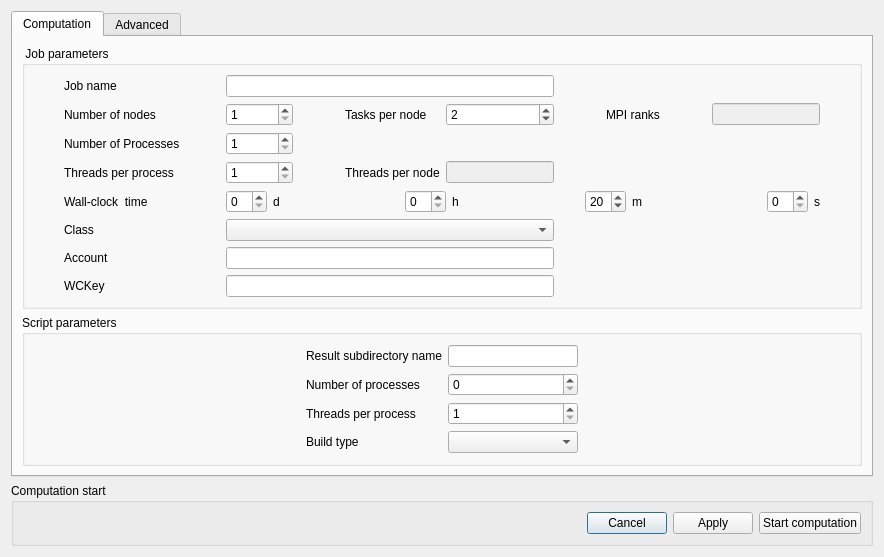
<?xml version="1.0" encoding="UTF-8"?>
<ui version="4.0">
 <class>BatchRunningDialogForm</class>
 <widget class="QDialog" name="BatchRunningDialogForm">
  <property name="geometry">
   <rect>
    <x>0</x>
    <y>0</y>
    <width>756</width>
    <height>0</height>
   </rect>
  </property>
  <property name="sizePolicy">
   <sizepolicy hsizetype="Preferred" vsizetype="Minimum">
    <horstretch>0</horstretch>
    <verstretch>0</verstretch>
   </sizepolicy>
  </property>
  <property name="minimumSize">
   <size>
    <width>0</width>
    <height>0</height>
   </size>
  </property>
  <property name="windowTitle">
   <string>Dialog</string>
  </property>
  <layout class="QVBoxLayout" name="verticalLayout_3">
   <item>
    <widget class="QTabWidget" name="tabWidget">
     <property name="sizePolicy">
      <sizepolicy hsizetype="Expanding" vsizetype="Minimum">
       <horstretch>0</horstretch>
       <verstretch>0</verstretch>
      </sizepolicy>
     </property>
     <property name="currentIndex">
      <number>0</number>
     </property>
     <widget class="QWidget" name="tab_7">
      <attribute name="title">
       <string>Computation</string>
      </attribute>
      <layout class="QVBoxLayout" name="verticalLayout">
       <item>
        <widget class="QGroupBox" name="groupBoxJob">
         <property name="toolTip">
          <string>&lt;html&gt;&lt;head/&gt;&lt;body&gt;&lt;p&gt;&lt;span style=&quot; font-size:9pt;&quot;&gt;Fill this section for a parallel computation on a cluster.&lt;/span&gt;&lt;/p&gt;&lt;/body&gt;&lt;/html&gt;</string>
         </property>
         <property name="title">
          <string> Job parameters</string>
         </property>
         <layout class="QHBoxLayout" name="_2">
          <item>
           <spacer name="horizontalSpacer_2">
            <property name="orientation">
             <enum>Qt::Horizontal</enum>
            </property>
            <property name="sizeHint" stdset="0">
             <size>
              <width>30</width>
              <height>20</height>
             </size>
            </property>
           </spacer>
          </item>
          <item>
           <layout class="QGridLayout" name="jobManagementLayout">
            <item row="0" column="0">
             <widget class="QLabel" name="labelJobName">
              <property name="toolTip">
               <string>&lt;html&gt;&lt;head/&gt;&lt;body&gt;&lt;p&gt;&lt;span style=&quot; font-size:9pt;&quot;&gt;Specify the job name.&lt;/span&gt;&lt;/p&gt;&lt;/body&gt;&lt;/html&gt;</string>
              </property>
              <property name="text">
               <string>Job name</string>
              </property>
             </widget>
            </item>
            <item row="3" column="12">
             <widget class="QLineEdit" name="lineEditTotMPI">
              <property name="enabled">
               <bool>false</bool>
              </property>
              <property name="minimumSize">
               <size>
                <width>40</width>
                <height>0</height>
               </size>
              </property>
             </widget>
            </item>
            <item row="4" column="0">
             <widget class="QLabel" name="labelProcs">
              <property name="toolTip">
               <string>&lt;html&gt;&lt;head/&gt;&lt;body&gt;&lt;p&gt;&lt;span style=&quot; font-size:9pt;&quot;&gt;Specify the number of MPI processes.&lt;/span&gt;&lt;/p&gt;&lt;/body&gt;&lt;/html&gt;</string>
              </property>
              <property name="text">
               <string>Number of Processes</string>
              </property>
             </widget>
            </item>
            <item row="4" column="5">
             <widget class="QSpinBox" name="spinBoxProcs">
              <property name="toolTip">
               <string>&lt;html&gt;&lt;head/&gt;&lt;body&gt;&lt;p&gt;&lt;span style=&quot; font-size:9pt;&quot;&gt;Specify the number of MPI processes.&lt;/span&gt;&lt;/p&gt;&lt;/body&gt;&lt;/html&gt;</string>
              </property>
              <property name="minimum">
               <number>1</number>
              </property>
              <property name="maximum">
               <number>524288</number>
              </property>
             </widget>
            </item>
            <item row="5" column="0">
             <widget class="QLabel" name="labelThreads">
              <property name="toolTip">
               <string>&lt;html&gt;&lt;head/&gt;&lt;body&gt;&lt;p&gt;&lt;span style=&quot; font-size:9pt;&quot;&gt;Specify the number of OpenMP threads per MPI task.&lt;/span&gt;&lt;/p&gt;&lt;/body&gt;&lt;/html&gt;</string>
              </property>
              <property name="text">
               <string>Threads per process</string>
              </property>
             </widget>
            </item>
            <item row="3" column="0">
             <widget class="QLabel" name="labelNodes">
              <property name="toolTip">
               <string>&lt;html&gt;&lt;head/&gt;&lt;body&gt;&lt;p&gt;&lt;span style=&quot; font-size:9pt;&quot;&gt;Specifiy the number of nodes the number of tasks per node. It depends on the cluster's architecture.&lt;/span&gt;&lt;/p&gt;&lt;/body&gt;&lt;/html&gt;</string>
              </property>
              <property name="text">
               <string>Number of nodes</string>
              </property>
             </widget>
            </item>
            <item row="6" column="0">
             <widget class="QLabel" name="labelWTime">
              <property name="toolTip">
               <string>&lt;html&gt;&lt;head/&gt;&lt;body&gt;&lt;p&gt;&lt;span style=&quot; font-size:9pt;&quot;&gt;Specify the wall-clock time, which is the maximal execution time of the job.&lt;/span&gt;&lt;/p&gt;&lt;/body&gt;&lt;/html&gt;</string>
              </property>
              <property name="text">
               <string>Wall-clock  time</string>
              </property>
             </widget>
            </item>
            <item row="0" column="1">
             <spacer name="horizontalSpacer_5">
              <property name="orientation">
               <enum>Qt::Horizontal</enum>
              </property>
              <property name="sizeHint" stdset="0">
               <size>
                <width>40</width>
                <height>13</height>
               </size>
              </property>
             </spacer>
            </item>
            <item row="6" column="5" colspan="8">
             <layout class="QHBoxLayout" name="horizontalLayoutWallclock">
              <item>
               <widget class="QSpinBox" name="spinBoxDays">
                <property name="toolTip">
                 <string>&lt;html&gt;&lt;head/&gt;&lt;body&gt;&lt;p&gt;&lt;span style=&quot; font-size:9pt;&quot;&gt;Specify the wall-clock time, which is the maximal execution time of the job.&lt;/span&gt;&lt;/p&gt;&lt;/body&gt;&lt;/html&gt;</string>
                </property>
                <property name="maximum">
                 <number>60</number>
                </property>
               </widget>
              </item>
              <item>
               <widget class="QLabel" name="labelDays">
                <property name="toolTip">
                 <string>&lt;html&gt;&lt;head/&gt;&lt;body&gt;&lt;p&gt;&lt;span style=&quot; font-size:9pt;&quot;&gt;Specify the wall-clock time, which is the maximal execution time of the job.&lt;/span&gt;&lt;/p&gt;&lt;/body&gt;&lt;/html&gt;</string>
                </property>
                <property name="text">
                 <string>d</string>
                </property>
               </widget>
              </item>
              <item>
               <spacer name="horizontalSpacer_4">
                <property name="orientation">
                 <enum>Qt::Horizontal</enum>
                </property>
                <property name="sizeHint" stdset="0">
                 <size>
                  <width>20</width>
                  <height>0</height>
                 </size>
                </property>
               </spacer>
              </item>
              <item>
               <widget class="QSpinBox" name="spinBoxHours">
                <property name="toolTip">
                 <string>&lt;html&gt;&lt;head/&gt;&lt;body&gt;&lt;p&gt;&lt;span style=&quot; font-size:9pt;&quot;&gt;Specify the wall-clock time, which is the maximal execution time of the job.&lt;/span&gt;&lt;/p&gt;&lt;/body&gt;&lt;/html&gt;</string>
                </property>
                <property name="maximum">
                 <number>23</number>
                </property>
               </widget>
              </item>
              <item>
               <widget class="QLabel" name="labelHours">
                <property name="toolTip">
                 <string>&lt;html&gt;&lt;head/&gt;&lt;body&gt;&lt;p&gt;&lt;span style=&quot; font-size:9pt;&quot;&gt;Specify the wall-clock time, which is the maximal execution time of the job.&lt;/span&gt;&lt;/p&gt;&lt;/body&gt;&lt;/html&gt;</string>
                </property>
                <property name="text">
                 <string>h</string>
                </property>
               </widget>
              </item>
              <item>
               <spacer>
                <property name="orientation">
                 <enum>Qt::Horizontal</enum>
                </property>
                <property name="sizeHint" stdset="0">
                 <size>
                  <width>20</width>
                  <height>0</height>
                 </size>
                </property>
               </spacer>
              </item>
              <item>
               <widget class="QSpinBox" name="spinBoxMinutes">
                <property name="toolTip">
                 <string>&lt;html&gt;&lt;head/&gt;&lt;body&gt;&lt;p&gt;&lt;span style=&quot; font-size:9pt;&quot;&gt;Specify the wall-clock time, which is the maximal execution time of the job.&lt;/span&gt;&lt;/p&gt;&lt;/body&gt;&lt;/html&gt;</string>
                </property>
                <property name="maximum">
                 <number>59</number>
                </property>
                <property name="value">
                 <number>20</number>
                </property>
               </widget>
              </item>
              <item>
               <widget class="QLabel" name="labelMinutes">
                <property name="toolTip">
                 <string>&lt;html&gt;&lt;head/&gt;&lt;body&gt;&lt;p&gt;&lt;span style=&quot; font-size:9pt;&quot;&gt;Specify the wall-clock time, which is the maximal execution time of the job.&lt;/span&gt;&lt;/p&gt;&lt;/body&gt;&lt;/html&gt;</string>
                </property>
                <property name="text">
                 <string>m</string>
                </property>
               </widget>
              </item>
              <item>
               <spacer>
                <property name="orientation">
                 <enum>Qt::Horizontal</enum>
                </property>
                <property name="sizeHint" stdset="0">
                 <size>
                  <width>20</width>
                  <height>0</height>
                 </size>
                </property>
               </spacer>
              </item>
              <item>
               <widget class="QSpinBox" name="spinBoxSeconds">
                <property name="toolTip">
                 <string>&lt;html&gt;&lt;head/&gt;&lt;body&gt;&lt;p&gt;&lt;span style=&quot; font-size:9pt;&quot;&gt;Specify the wall-clock time, which is the maximal execution time of the job.&lt;/span&gt;&lt;/p&gt;&lt;/body&gt;&lt;/html&gt;</string>
                </property>
                <property name="maximum">
                 <number>59</number>
                </property>
               </widget>
              </item>
              <item>
               <widget class="QLabel" name="labelSeconds">
                <property name="toolTip">
                 <string>&lt;html&gt;&lt;head/&gt;&lt;body&gt;&lt;p&gt;&lt;span style=&quot; font-size:9pt;&quot;&gt;Specify the wall-clock time, which is the maximal execution time of the job.&lt;/span&gt;&lt;/p&gt;&lt;/body&gt;&lt;/html&gt;</string>
                </property>
                <property name="text">
                 <string>s</string>
                </property>
               </widget>
              </item>
             </layout>
            </item>
            <item row="3" column="6">
             <spacer name="horizontalSpacer_10">
              <property name="orientation">
               <enum>Qt::Horizontal</enum>
              </property>
              <property name="sizeHint" stdset="0">
               <size>
                <width>40</width>
                <height>0</height>
               </size>
              </property>
             </spacer>
            </item>
            <item row="3" column="7">
             <widget class="QLabel" name="labelPpn">
              <property name="toolTip">
               <string>&lt;html&gt;&lt;head/&gt;&lt;body&gt;&lt;p&gt;&lt;span style=&quot; font-size:9pt;&quot;&gt;Number of MPI processes per node.&lt;/span&gt;&lt;/p&gt;&lt;/body&gt;&lt;/html&gt;</string>
              </property>
              <property name="text">
               <string>Tasks per node</string>
              </property>
             </widget>
            </item>
            <item row="3" column="5">
             <widget class="QSpinBox" name="spinBoxNodes">
              <property name="toolTip">
               <string>&lt;html&gt;&lt;head/&gt;&lt;body&gt;&lt;p&gt;&lt;span style=&quot; font-size:9pt;&quot;&gt;Specifiy the number of nodes the number of tasks per node. It depends on the cluster's architecture.&lt;/span&gt;&lt;/p&gt;&lt;/body&gt;&lt;/html&gt;</string>
              </property>
              <property name="minimum">
               <number>1</number>
              </property>
              <property name="maximum">
               <number>65536</number>
              </property>
             </widget>
            </item>
            <item row="5" column="5">
             <widget class="QSpinBox" name="spinBoxThreads">
              <property name="toolTip">
               <string>&lt;html&gt;&lt;head/&gt;&lt;body&gt;&lt;p&gt;&lt;span style=&quot; font-size:9pt;&quot;&gt;Specify the number of OpenMP threads per MPI task.&lt;/span&gt;&lt;/p&gt;&lt;/body&gt;&lt;/html&gt;</string>
              </property>
              <property name="minimum">
               <number>1</number>
              </property>
              <property name="maximum">
               <number>128</number>
              </property>
             </widget>
            </item>
            <item row="3" column="9">
             <spacer name="horizontalSpacer_12">
              <property name="orientation">
               <enum>Qt::Horizontal</enum>
              </property>
              <property name="sizeHint" stdset="0">
               <size>
                <width>40</width>
                <height>20</height>
               </size>
              </property>
             </spacer>
            </item>
            <item row="3" column="10">
             <widget class="QLabel" name="labelTotMPI">
              <property name="text">
               <string>MPI ranks</string>
              </property>
             </widget>
            </item>
            <item row="0" column="5" colspan="4">
             <widget class="QLineEdit" name="lineEditJobName">
              <property name="minimumSize">
               <size>
                <width>300</width>
                <height>0</height>
               </size>
              </property>
              <property name="toolTip">
               <string>&lt;html&gt;&lt;head/&gt;&lt;body&gt;&lt;p&gt;&lt;span style=&quot; font-size:9pt;&quot;&gt;Specify the job name.&lt;/span&gt;&lt;/p&gt;&lt;/body&gt;&lt;/html&gt;</string>
              </property>
             </widget>
            </item>
            <item row="3" column="8">
             <widget class="QSpinBox" name="spinBoxPpn">
              <property name="toolTip">
               <string>&lt;html&gt;&lt;head/&gt;&lt;body&gt;&lt;p&gt;&lt;span style=&quot; font-size:9pt;&quot;&gt;Number of MPI processes per node.&lt;/span&gt;&lt;/p&gt;&lt;/body&gt;&lt;/html&gt;</string>
              </property>
              <property name="minimum">
               <number>1</number>
              </property>
              <property name="maximum">
               <number>128</number>
              </property>
              <property name="value">
               <number>2</number>
              </property>
             </widget>
            </item>
            <item row="3" column="11">
             <spacer name="horizontalSpacer_11">
              <property name="orientation">
               <enum>Qt::Horizontal</enum>
              </property>
              <property name="sizeHint" stdset="0">
               <size>
                <width>40</width>
                <height>0</height>
               </size>
              </property>
             </spacer>
            </item>
            <item row="7" column="0">
             <widget class="QLabel" name="labelClass">
              <property name="text">
               <string>Class</string>
              </property>
             </widget>
            </item>
            <item row="8" column="0">
             <widget class="QLabel" name="labelJobAccount">
              <property name="toolTip">
               <string>&lt;html&gt;&lt;head/&gt;&lt;body&gt;&lt;p&gt;&lt;span style=&quot; font-size:9pt;&quot;&gt;Specify the job account allocation.&lt;/span&gt;&lt;/p&gt;&lt;/body&gt;&lt;/html&gt;</string>
              </property>
              <property name="text">
               <string>Account</string>
              </property>
             </widget>
            </item>
            <item row="9" column="0">
             <widget class="QLabel" name="labelJobWCKey">
              <property name="toolTip">
               <string>&lt;html&gt;&lt;head/&gt;&lt;body&gt;&lt;p&gt;&lt;span style=&quot; font-size:9pt;&quot;&gt;Specify the WCKey of the job.&lt;/span&gt;&lt;/p&gt;&lt;/body&gt;&lt;/html&gt;</string>
              </property>
              <property name="text">
               <string>WCKey</string>
              </property>
             </widget>
            </item>
            <item row="8" column="5" colspan="4">
             <widget class="QLineEdit" name="lineEditJobAccount">
              <property name="minimumSize">
               <size>
                <width>300</width>
                <height>0</height>
               </size>
              </property>
              <property name="toolTip">
               <string>&lt;html&gt;&lt;head/&gt;&lt;body&gt;&lt;p&gt;&lt;span style=&quot; font-size:9pt;&quot;&gt;Specify the job account allocation.&lt;/span&gt;&lt;/p&gt;&lt;/body&gt;&lt;/html&gt;</string>
              </property>
             </widget>
            </item>
            <item row="9" column="5" colspan="4">
             <widget class="QLineEdit" name="lineEditJobWCKey">
              <property name="minimumSize">
               <size>
                <width>300</width>
                <height>0</height>
               </size>
              </property>
              <property name="toolTip">
               <string>&lt;html&gt;&lt;head/&gt;&lt;body&gt;&lt;p&gt;&lt;span style=&quot; font-size:9pt;&quot;&gt;Specify the WCKey of the job.&lt;/span&gt;&lt;/p&gt;&lt;/body&gt;&lt;/html&gt;</string>
              </property>
             </widget>
            </item>
            <item row="7" column="5" colspan="4">
             <widget class="QComboBox" name="comboBoxClass">
              <property name="minimumSize">
               <size>
                <width>300</width>
                <height>0</height>
               </size>
              </property>
              <property name="sizeAdjustPolicy">
               <enum>QComboBox::AdjustToContents</enum>
              </property>
              <property name="minimumContentsLength">
               <number>0</number>
              </property>
             </widget>
            </item>
            <item row="5" column="7">
             <widget class="QLabel" name="labelThreadsPerNode">
              <property name="text">
               <string>Threads per node</string>
              </property>
             </widget>
            </item>
            <item row="5" column="8">
             <widget class="QLineEdit" name="lineEditThreadsPerNode">
              <property name="enabled">
               <bool>false</bool>
              </property>
              <property name="sizePolicy">
               <sizepolicy hsizetype="Expanding" vsizetype="Fixed">
                <horstretch>0</horstretch>
                <verstretch>0</verstretch>
               </sizepolicy>
              </property>
              <property name="minimumSize">
               <size>
                <width>0</width>
                <height>0</height>
               </size>
              </property>
              <property name="baseSize">
               <size>
                <width>0</width>
                <height>0</height>
               </size>
              </property>
             </widget>
            </item>
           </layout>
          </item>
          <item>
           <spacer name="horizontalSpacer_3">
            <property name="orientation">
             <enum>Qt::Horizontal</enum>
            </property>
            <property name="sizeHint" stdset="0">
             <size>
              <width>30</width>
              <height>20</height>
             </size>
            </property>
           </spacer>
          </item>
         </layout>
         <zorder>horizontalSpacer_2</zorder>
         <zorder></zorder>
        </widget>
       </item>
       <item>
        <widget class="QGroupBox" name="groupBoxScript">
         <property name="toolTip">
          <string>&lt;html&gt;&lt;head/&gt;&lt;body&gt;&lt;p&gt;&lt;span style=&quot; font-size:9pt;&quot;&gt;Complete the computation script parameters.&lt;/span&gt;&lt;/p&gt;&lt;/body&gt;&lt;/html&gt;</string>
         </property>
         <property name="statusTip">
          <string/>
         </property>
         <property name="title">
          <string>Script parameters</string>
         </property>
         <layout class="QGridLayout" name="gridLayout_2">
          <item row="0" column="1">
           <layout class="QHBoxLayout" name="horizontalLayout_3">
            <item>
             <layout class="QGridLayout" name="gridLayout">
              <item row="0" column="1">
               <widget class="QLineEdit" name="lineEditRunId">
                <property name="toolTip">
                 <string>&lt;html&gt;&lt;head/&gt;&lt;body&gt;&lt;p&gt;&lt;span style=&quot; font-size:9pt;&quot;&gt;Name of the computation directory that will be created.&lt;/span&gt;&lt;/p&gt;&lt;/body&gt;&lt;/html&gt;</string>
                </property>
               </widget>
              </item>
              <item row="1" column="1">
               <widget class="QSpinBox" name="spinBoxNProcs">
                <property name="toolTip">
                 <string>&lt;html&gt;&lt;head/&gt;&lt;body&gt;&lt;p&gt;&lt;span style=&quot; font-size:9pt;&quot;&gt;Specify the number of MPI processes for the computation.&lt;/span&gt;&lt;/p&gt;&lt;/body&gt;&lt;/html&gt;</string>
                </property>
                <property name="maximum">
                 <number>524288</number>
                </property>
               </widget>
              </item>
              <item row="3" column="0">
               <widget class="QLabel" name="labelBuildType">
                <property name="text">
                 <string>Build type</string>
                </property>
               </widget>
              </item>
              <item row="1" column="0">
               <widget class="QLabel" name="labelNProcs">
                <property name="toolTip">
                 <string>&lt;html&gt;&lt;head/&gt;&lt;body&gt;&lt;p&gt;&lt;span style=&quot; font-size:9pt;&quot;&gt;Specify the number of MPI processes for the computation.&lt;/span&gt;&lt;/p&gt;&lt;/body&gt;&lt;/html&gt;</string>
                </property>
                <property name="text">
                 <string>Number of processes</string>
                </property>
               </widget>
              </item>
              <item row="3" column="1">
               <widget class="QComboBox" name="comboBoxBuildType">
                <property name="toolTip">
                 <string>&lt;html&gt;&lt;head/&gt;&lt;body&gt;&lt;p&gt;Type of compute build to use for this run.&lt;/p&gt;&lt;/body&gt;&lt;/html&gt;</string>
                </property>
               </widget>
              </item>
              <item row="0" column="0">
               <widget class="QLabel" name="labelRunId">
                <property name="toolTip">
                 <string>&lt;html&gt;&lt;head/&gt;&lt;body&gt;&lt;p&gt;&lt;span style=&quot; font-size:9pt;&quot;&gt;Name of the computation directory that will be created.&lt;/span&gt;&lt;/p&gt;&lt;/body&gt;&lt;/html&gt;</string>
                </property>
                <property name="text">
                 <string>Result subdirectory name</string>
                </property>
               </widget>
              </item>
              <item row="2" column="0">
               <widget class="QLabel" name="labelNThreads">
                <property name="toolTip">
                 <string>&lt;html&gt;&lt;head/&gt;&lt;body&gt;&lt;p&gt;&lt;span style=&quot; font-size:9pt;&quot;&gt;Specify the number of OpenMP threads per MPI task.&lt;/span&gt;&lt;/p&gt;&lt;/body&gt;&lt;/html&gt;</string>
                </property>
                <property name="text">
                 <string>Threads per process</string>
                </property>
               </widget>
              </item>
              <item row="2" column="1">
               <widget class="QSpinBox" name="spinBoxNThreads">
                <property name="toolTip">
                 <string>&lt;html&gt;&lt;head/&gt;&lt;body&gt;&lt;p&gt;&lt;span style=&quot; font-size:9pt;&quot;&gt;Specify the number of OpenMP threads per MPI task.&lt;/span&gt;&lt;/p&gt;&lt;/body&gt;&lt;/html&gt;</string>
                </property>
                <property name="minimum">
                 <number>1</number>
                </property>
                <property name="maximum">
                 <number>128</number>
                </property>
               </widget>
              </item>
             </layout>
            </item>
           </layout>
          </item>
          <item row="0" column="2">
           <spacer name="horizontalSpacer">
            <property name="orientation">
             <enum>Qt::Horizontal</enum>
            </property>
            <property name="sizeHint" stdset="0">
             <size>
              <width>16</width>
              <height>20</height>
             </size>
            </property>
           </spacer>
          </item>
          <item row="0" column="0">
           <spacer name="horizontalSpacer_6">
            <property name="orientation">
             <enum>Qt::Horizontal</enum>
            </property>
            <property name="sizeHint" stdset="0">
             <size>
              <width>16</width>
              <height>20</height>
             </size>
            </property>
           </spacer>
          </item>
         </layout>
        </widget>
       </item>
      </layout>
     </widget>
     <widget class="QWidget" name="tab_8">
      <attribute name="title">
       <string>Advanced</string>
      </attribute>
      <layout class="QVBoxLayout" name="verticalLayout_2">
       <item>
        <widget class="QGroupBox" name="groupBox_2">
         <property name="minimumSize">
          <size>
           <width>622</width>
           <height>50</height>
          </size>
         </property>
         <property name="title">
          <string>Debugging or profiling</string>
         </property>
         <layout class="QGridLayout" name="gridLayout_4">
          <item row="0" column="0">
           <layout class="QHBoxLayout" name="horizontalLayout">
            <property name="sizeConstraint">
             <enum>QLayout::SetMinimumSize</enum>
            </property>
            <item alignment="Qt::AlignLeft">
             <widget class="QLabel" name="label_7">
              <property name="minimumSize">
               <size>
                <width>0</width>
                <height>29</height>
               </size>
              </property>
              <property name="toolTip">
               <string>&lt;html&gt;&lt;head/&gt;&lt;body&gt;&lt;p&gt;&lt;span style=&quot; font-size:9pt;&quot;&gt;Debugging tool related command-line options fro code execution.&lt;/span&gt;&lt;/p&gt;&lt;/body&gt;&lt;/html&gt;</string>
              </property>
              <property name="text">
               <string>Tool options</string>
              </property>
             </widget>
            </item>
            <item>
             <widget class="QLineEdit" name="lineEdit_tool">
              <property name="sizePolicy">
               <sizepolicy hsizetype="Ignored" vsizetype="Fixed">
                <horstretch>30</horstretch>
                <verstretch>0</verstretch>
               </sizepolicy>
              </property>
              <property name="toolTip">
               <string>&lt;html&gt;&lt;head/&gt;&lt;body&gt;&lt;p&gt;&lt;span style=&quot; font-size:9pt;&quot;&gt;Debugging tool related command-line options fro code execution.&lt;/span&gt;&lt;/p&gt;&lt;/body&gt;&lt;/html&gt;</string>
              </property>
             </widget>
            </item>
            <item>
             <widget class="QToolButton" name="toolButton_2">
              <property name="toolTip">
               <string>&lt;html&gt;&lt;head/&gt;&lt;body&gt;&lt;p&gt;&lt;span style=&quot; font-size:9pt;&quot;&gt;More informations about running a computation under a debugger.&lt;/span&gt;&lt;/p&gt;&lt;/body&gt;&lt;/html&gt;</string>
              </property>
              <property name="text">
               <string>...</string>
              </property>
              <property name="icon">
               <iconset resource="resources_pages.qrc">
                <normaloff>:/new/prefix1/icons/22x22/help.png</normaloff>:/new/prefix1/icons/22x22/help.png</iconset>
              </property>
             </widget>
            </item>
           </layout>
          </item>
         </layout>
        </widget>
       </item>
       <item>
        <widget class="QGroupBox" name="groupBox_4">
         <property name="title">
          <string>Execution stages</string>
         </property>
         <layout class="QGridLayout" name="gridLayout_5">
          <item row="0" column="0">
           <widget class="QCheckBox" name="checkBoxInitOnly">
            <property name="toolTip">
             <string>&lt;html&gt;&lt;head/&gt;&lt;body&gt;&lt;p&gt;Prepare for execution, but do not start computation.&lt;/p&gt;&lt;p&gt;&lt;br/&gt;&lt;/p&gt;&lt;p&gt;This is useful so as to manually run the code and debug from the prepare run directory.&lt;/p&gt;&lt;/body&gt;&lt;/html&gt;</string>
            </property>
            <property name="text">
             <string>Initialize only</string>
            </property>
           </widget>
          </item>
         </layout>
        </widget>
       </item>
       <item>
        <widget class="QGroupBox" name="groupBox_3">
         <property name="toolTip">
          <string>&lt;html&gt;&lt;head/&gt;&lt;body&gt;&lt;p&gt;&lt;span style=&quot; font-size:9pt;&quot;&gt;Modify the output redirection (listing).&lt;/span&gt;&lt;/p&gt;&lt;/body&gt;&lt;/html&gt;</string>
         </property>
         <property name="title">
          <string>Logging  management</string>
         </property>
         <layout class="QGridLayout" name="_4">
          <item row="0" column="0">
           <widget class="QCheckBox" name="checkBoxTrace">
            <property name="toolTip">
             <string>&lt;html&gt;&lt;head/&gt;&lt;body&gt;&lt;p&gt;Trace iterations progress in terminal.&lt;/p&gt;&lt;/body&gt;&lt;/html&gt;</string>
            </property>
            <property name="text">
             <string>Trace progress</string>
            </property>
           </widget>
          </item>
          <item row="1" column="0">
           <widget class="QCheckBox" name="checkBoxLogParallel">
            <property name="toolTip">
             <string>&lt;html&gt;&lt;head/&gt;&lt;body&gt;&lt;p&gt;&lt;span style=&quot; font-size:9pt;&quot;&gt;Output &lt;/span&gt;&lt;span style=&quot; font-size:9pt; font-weight:600;&quot;&gt;run_solver_r&amp;lt;p&amp;gt;.log&lt;/span&gt;&lt;span style=&quot; font-size:9pt;&quot;&gt; for each process r in addition to rank 0.&lt;/span&gt;&lt;/p&gt;&lt;/body&gt;&lt;/html&gt;</string>
            </property>
            <property name="text">
             <string>Log all parallel ranks</string>
            </property>
           </widget>
          </item>
         </layout>
        </widget>
       </item>
       <item>
        <spacer name="verticalSpacer">
         <property name="orientation">
          <enum>Qt::Vertical</enum>
         </property>
         <property name="sizeType">
          <enum>QSizePolicy::MinimumExpanding</enum>
         </property>
         <property name="sizeHint" stdset="0">
          <size>
           <width>20</width>
           <height>0</height>
          </size>
         </property>
        </spacer>
       </item>
      </layout>
     </widget>
    </widget>
   </item>
   <item>
    <widget class="QGroupBox" name="groupBox">
     <property name="sizePolicy">
      <sizepolicy hsizetype="Preferred" vsizetype="MinimumExpanding">
       <horstretch>0</horstretch>
       <verstretch>0</verstretch>
      </sizepolicy>
     </property>
     <property name="sizeHint" stdset="0">
      <size>
       <width>354</width>
       <height>64</height>
      </size>
     </property>
     <property name="toolTip">
      <string>&lt;html&gt;&lt;head/&gt;&lt;body&gt;&lt;p&gt;&lt;span style=&quot; font-size:9pt;&quot;&gt;Run the computation.&lt;/span&gt;&lt;/p&gt;&lt;/body&gt;&lt;/html&gt;</string>
     </property>
     <property name="title">
      <string>Computation start</string>
     </property>
     <layout class="QHBoxLayout" name="horizontalLayout_5">
      <item>
       <spacer>
        <property name="orientation">
         <enum>Qt::Horizontal</enum>
        </property>
        <property name="sizeHint" stdset="0">
         <size>
          <width>20</width>
          <height>20</height>
         </size>
        </property>
       </spacer>
      </item>
      <item>
       <widget class="QPushButton" name="pushButtonCancel">
        <property name="text">
         <string>Cancel</string>
        </property>
       </widget>
      </item>
      <item>
       <widget class="QPushButton" name="pushButtonApply">
        <property name="text">
         <string>Apply</string>
        </property>
       </widget>
      </item>
      <item>
       <widget class="QPushButton" name="pushButtonRunSubmit">
        <property name="toolTip">
         <string>&lt;html&gt;&lt;head/&gt;&lt;body&gt;&lt;p&gt;&lt;span style=&quot; font-size:9pt;&quot;&gt;Run the computation.&lt;/span&gt;&lt;/p&gt;&lt;/body&gt;&lt;/html&gt;</string>
        </property>
        <property name="layoutDirection">
         <enum>Qt::LeftToRight</enum>
        </property>
        <property name="text">
         <string>Start computation</string>
        </property>
       </widget>
      </item>
     </layout>
    </widget>
   </item>
  </layout>
 </widget>
 <resources>
  <include location="resources_pages.qrc"/>
 </resources>
 <connections/>
</ui>
